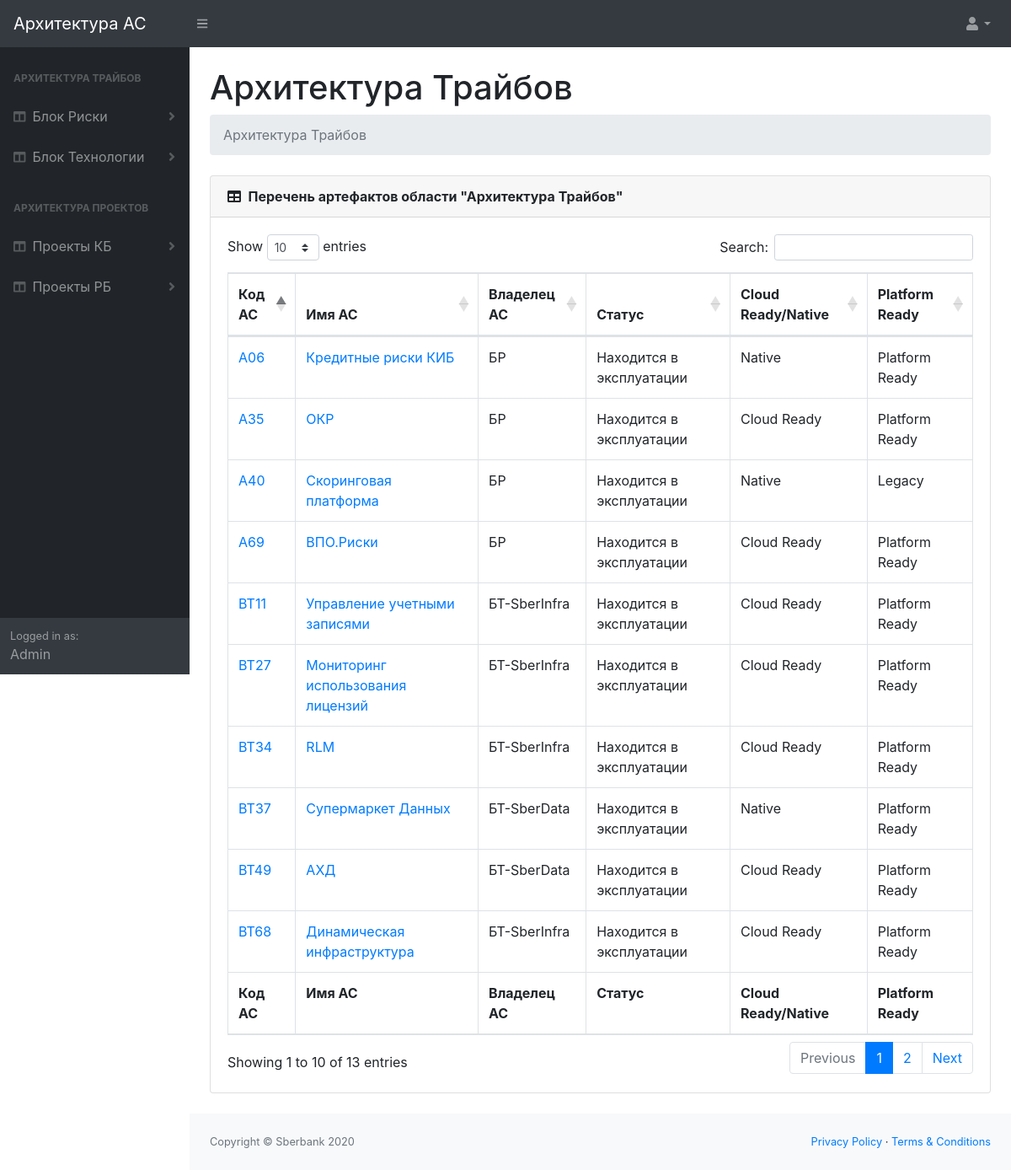
/realm/2, run on the app's committed database.
### archas/models.py (models this page shows, shortened)
class ArchitectureRealm(models.Model):
    name = models.CharField('Область Определения Архитектуры', max_length=50)

class ArchitectureCategory(models.Model):
    realm = models.ForeignKey(ArchitectureRealm, on_delete=models.CASCADE)
    name = models.CharField('Категория АС', max_length=50)

class AutomatedSystem(models.Model):
    subcategory = models.ForeignKey(ArchitectureSubCategory, on_delete=models.CASCADE)
    code = models.CharField('Код АС', max_length=50)
    name = models.CharField('Автоматизированная Система', max_length=100)
    owner = models.CharField('Владелец', max_length=50, blank=True)
    status = models.CharField('Статус', max_length=50, blank=True)
    cloud_ready = models.CharField('Cloud Ready/Native	', max_length=50, blank=True)
    platform_ready = models.CharField('Platform Ready', max_length=50, blank=True)
    owner_block = models.CharField('Владелец - Блок', max_length=50, blank=True)
    owner_tribe = models.CharField('Владелец - Трайб', max_length=50, blank=True)
    full_name = models.CharField('Полное имя АС', max_length=50, blank=True)
    nickname = models.CharField('Псевдоним АС', max_length=50, blank=True)
    short_description = models.CharField('Краткое описание', max_length=50, blank=True)
    rsa_id = models.CharField('ID в RSA', max_length=50, blank=True)
    service_desk_id = models.CharField('ID в Service Desk', max_length=50, blank=True)
    guid = models.CharField('GUID', max_length=50, blank=True)
    centralization_level = models.CharField('Уровень централизации', max_length=50, blank=True)
    system_criticality = models.CharField('Критичность системы', max_length=50, blank=True)
    target_status = models.CharField('Целевой статус', max_length=50, blank=True)
    target_readiness = models.CharField('Готовность целевого решения', max_length=50, blank=True)
    as_lider = models.CharField('Лидер АС', max_length=50, blank=True)
    as_architect = models.CharField('Архитектор АС', max_length=50, blank=True)
    architect_in_charge = models.CharField('Курирующий архитектор', max_length=50, blank=True)
    editors = models.CharField('Редакторы', max_length=50, blank=True)
    target_architecture_diagram = models.ImageField('Диаграмма целевой архитектуры', upload_to='target_architecture_diagrams', blank=True)

### archas/views.py (the view)
# urls.py: path('realm/<int:realm_id>',views.realm_view, name='realm_view'),
def realm_view(request, realm_id):
    realms = ArchitectureRealm.objects.all()
    realm = get_object_or_404(ArchitectureRealm, id=realm_id)
    context = {
                'realms': realms,
                'realm': realm,
                }
    return render (request, 'archas/realm_view.html', context)

### archas/templates/archas/realm_view.html
{% extends "archas/archas_base.html" %}
{% block content%}
                        <h1 class="mt-4">{{ realm.name }}</h1>
                        <ol class="breadcrumb mb-4">
                            <li class="breadcrumb-item active">{{ realm.name }}</li>
                        </ol>
						<div class="card mb-4">
                            <div class="card-header">
                                <i class="fas fa-table mr-1"></i>
                                <b>Перечень артефактов области "{{ realm.name }}"</b>
                            </div>
                            <div class="card-body">
                                <div class="table-responsive">
                                    <table class="table table-bordered" id="dataTable" width="100%" cellspacing="0">
                                        <thead>
                                            <tr>
                                                <th>Код АС</th>
                                                <th>Имя АС</th>
                                                <th>Владелец АС</th>
                                                <th>Статус</th>
                                                <th>Cloud Ready/Native</th>
                                                <th>Platform Ready</th>
                                            </tr>
                                        </thead>
                                        <tfoot>
                                            <tr>
                                                <th>Код АС</th>
                                                <th>Имя АС</th>
                                                <th>Владелец АС</th>
                                                <th>Статус</th>
                                                <th>Cloud Ready/Native</th>
                                                <th>Platform Ready</th>
                                            </tr>
                                        </tfoot>
										<tbody>
                                    {% for category in realm.architecturecategory_set.all %}
                                        {% for subcat in category.architecturesubcategory_set.all %}
                                            {% for automated_system in subcat.automatedsystem_set.all %}
                                            <tr>
                                                <td><a href="{% url 'archas:as_detail' automated_system.id %}">{{ automated_system.code }}</a></td>
                                                <td><a href="{% url 'archas:as_detail' automated_system.id %}">{{ automated_system.name }}</a></td>
                                                <td>{{ automated_system.owner }}</td>
                                                <td>{{ automated_system.status }}</td>
                                                <td>{{ automated_system.cloud_ready }}</td>
                                                <td>{{ automated_system.platform_ready }}</td>
                                            </tr>
                                            {% endfor %}
                                        {% endfor %}
                                    {% endfor %}
                                        </tbody>
                                    </table>
                                </div>
                            </div>
                        </div>
{% endblock content%}

### archas/templates/archas/archas_base.html (shortened to what this page needs)
<!DOCTYPE html>
<html lang="en">
    <head>
        {% load static %}
        <link href="{% static 'archas/css/styles.css' %}" rel="stylesheet" />
        <link href="https://cdn.datatables.net/1.10.20/css/dataTables.bootstrap4.min.css" rel="stylesheet" />
    </head>
    <body class="sb-nav-fixed">
        <nav class="sb-topnav navbar navbar-expand navbar-dark bg-dark">
            <a class="navbar-brand" href="/">Архитектура АС</a>
            <button class="btn btn-link btn-sm order-1 order-lg-0" id="sidebarToggle" href="#"><i class="fas fa-bars"></i></button>
            <ul class="navbar-nav ml-auto ml-md-0">
                <li class="nav-item dropdown">
                    <a class="nav-link dropdown-toggle" id="userDropdown" href="#" role="button" data-toggle="dropdown" aria-haspopup="true" aria-expanded="false"><i class="fas fa-user fa-fw"></i></a>
                </li>
            </ul>
        </nav>
        <div id="layoutSidenav">
            <div id="layoutSidenav_nav">
                <nav class="sb-sidenav accordion sb-sidenav-dark" id="sidenavAccordion">
                    <div class="sb-sidenav-menu">
                        <div class="nav">
                            {% if realms %}
                                {% for realm_iter in realms %}
                                    <div class="sb-sidenav-menu-heading">{{ realm_iter.name }}</div>
                                        {% for category_iter in realm_iter.architecturecategory_set.all %}
                                            <a class="nav-link collapsed" href="{% url 'archas:category_view' category_iter.id %}" data-toggle="collapse" data-target="#collapseCategory{{category_iter.id}}" aria-expanded="false" aria-controls="collapseCategory{{category_iter.id}}">
                                                <div class="sb-nav-link-icon"><i class="fas fa-columns"></i></div>
                                                {{ category_iter.name }}
                                                {% if category_iter.architecturesubcategory_set.all.count > 0 %}
                                                    <div class="sb-sidenav-collapse-arrow"><i class="fas fa-angle-down"></i></div>
                                                {% endif %}
                                            </a>
                                        {% endfor %}
                                {% endfor %}
                            {% endif %}
                        </div>
                    </div>
                    <div class="sb-sidenav-footer">
                        <div class="small">Logged in as:</div>
                        Admin
                    </div>
                </nav>
            </div>
            <div id="layoutSidenav_content">
                <main>
                    <div class="container-fluid">
                        {% block content%}{% endblock content%}
					</div>
                </main>
                <footer class="py-4 bg-light mt-auto">
                    <div class="container-fluid">
                        <div class="d-flex align-items-center justify-content-between small">
                            <div class="text-muted">Copyright &copy; Sberbank 2020</div>
                            <div>
                                <a href="#">Privacy Policy</a>
                                &middot;
                                <a href="#">Terms &amp; Conditions</a>
                            </div>
                        </div>
                    </div>
                </footer>
            </div>
        </div>
    </body>
</html>

### data on the page
ArchitectureRealm: name "АРХИТЕКТУРА ТРАЙБОВ", name "Архитектура Трайбов"
ArchitectureCategory: name "Блок Риски"
ArchitectureCategory: name "Блок Технологии"
ArchitectureRealm: name "АРХИТЕКТУРА ПРОЕКТОВ"
ArchitectureCategory: name "Проекты КБ"
ArchitectureCategory: name "Проекты РБ"
AutomatedSystem: code "A69", name "ВПО.Риски", owner "БР", status "Находится в эксплуатации", cloud_ready "Cloud Ready", platform_ready "Platform Ready"
AutomatedSystem: code "A40", name "Скоринговая платформа", owner "БР", status "Находится в эксплуатации", cloud_ready "Native", platform_ready "Legacy"
AutomatedSystem: code "A35", name "ОКР", owner "БР", status "Находится в эксплуатации", cloud_ready "Cloud Ready", platform_ready "Platform Ready"
AutomatedSystem: code "A06", name "Кредитные риски КИБ", owner "БР", status "Находится в эксплуатации", cloud_ready "Native", platform_ready "Platform Ready"
AutomatedSystem: code "BT37", name "Супермаркет Данных", owner "БТ-SberData", status "Находится в эксплуатации", cloud_ready "Native", platform_ready "Platform Ready"
AutomatedSystem: code "BT49", name "АХД", owner "БТ-SberData", status "Находится в эксплуатации", cloud_ready "Cloud Ready", platform_ready "Platform Ready"
AutomatedSystem: code "BT68", name "Динамическая инфраструктура", owner "БТ-SberInfra", status "Находится в эксплуатации", cloud_ready "Cloud Ready", platform_ready "Platform Ready"
AutomatedSystem: code "BT11", name "Управление учетными записями", owner "БТ-SberInfra", status "Находится в эксплуатации", cloud_ready "Cloud Ready", platform_ready "Platform Ready"
AutomatedSystem: code "BT27", name "Мониторинг использования лицензий", owner "БТ-SberInfra", status "Находится в эксплуатации", cloud_ready "Cloud Ready", platform_ready "Platform Ready"
AutomatedSystem: code "BT34", name "RLM", owner "БТ-SberInfra", status "Находится в эксплуатации", cloud_ready "Cloud Ready", platform_ready "Platform Ready"
